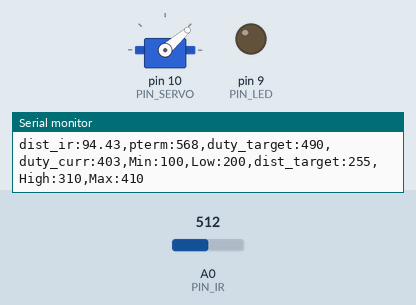
A sketch run on a simulated Arduino Uno, built with avr-gcc and run on an emulated ATmega328P. Shown: servo, output pins drawn as LEDs (lit = HIGH), the last lines printed to the serial monitor. Inputs (shaded band) come from the test bench; at power-on: A0 (PIN_IR) = 512.

Above: at 1.2 s.
1.3 s: A0 (PIN_IR) set to 122
2.8 s: A0 (PIN_IR) set to 265
At 4.0 s:
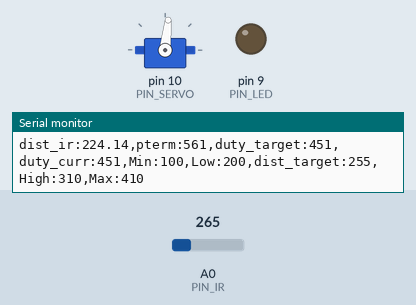
4.8 s: A0 (PIN_IR) set to 306
At 6.2 s:
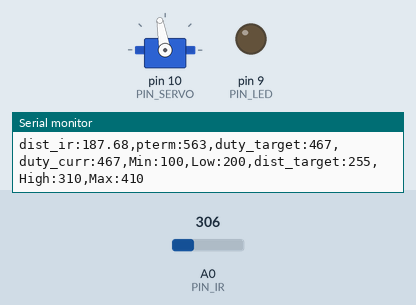
6.5 s: A0 (PIN_IR) set to 420
At 7.8 s:
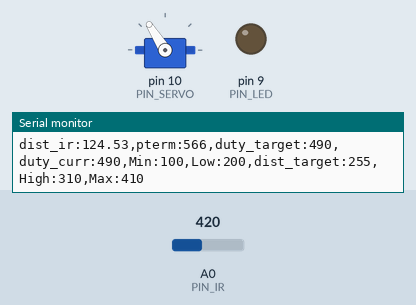
Timing chart, 0 to 9.3 s (numbered marks = the images above; inputs shaded):
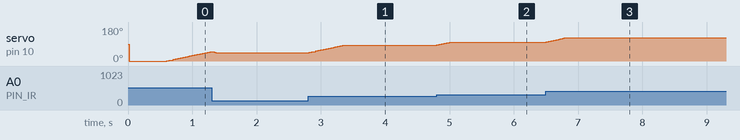

Measured:
- after the input at 2.8 s, servo on pin 10 (PIN_SERVO): moves from 44° to 84° over 0.52 s, starting at once
- after the input at 4.8 s, servo on pin 10 (PIN_SERVO): 84° → 100° at once
- after the input at 6.5 s, servo on pin 10 (PIN_SERVO): moves from 100° to 122° over 0.28 s, starting at once

The sketch:

Proportional_Control.ino
```cpp
#include <Servo.h>

/////////////////////////////
// Configurable parameters //
/////////////////////////////

// Arduino pin assignment
#define PIN_LED 9         // [1234] LED를 아두이노 GPIO 9번 핀에 연결
#define PIN_SERVO 10    // [3069] 서보모터를 아두이노 GPIO 10번 핀에 연결
#define PIN_IR A0     // [3070] 적외선 센서를 아두이노 아날로그 A0핀에 연결

// Framework setting
#define _DIST_TARGET 255    // [2635] 목표하는 위치
#define _DIST_MIN 100   //[3050] 거리의 최솟값이 100mm
#define _DIST_MAX 410                   //[3068] 거리의 최대값 410mm

// Distance sensor
#define _DIST_ALPHA 0.5   //[3054] 센서 보정정도
          // [3131] EMA필터값
// Servo range
#define _DUTY_MIN 1000    // [3052] 서보의 최소각도를 microseconds로 표현
#define _DUTY_NEU 1450    // [3070] 레일플레이트 중립위치를 만드는 서보 duty값
#define _DUTY_MAX 1800                //[3062] 서보의 최대각도의 microseconds의 값

// Servo speed control
#define _SERVO_ANGLE 30   // [3131] 최대 가동범위에 따른 목표 서보 회전각
#define _SERVO_SPEED 30   //[3064] 서보 속도를 30으로

// Event periods
#define _INTERVAL_DIST 20   // [2635] 적외선센서 업데이트 주기
#define _INTERVAL_SERVO 20  // [2635] 서보 업데이트 주기
#define _INTERVAL_SERIAL 100  // [3070] 시리얼 플로터 갱신 속도

// PID parameters
#define _KP 5.0  // [2635] P 이득 비율(?)
#define _KI 0.0   // [2635] I 이득 비율
#define _KD 0.0 // [2635] D 이득 비율


//////////////////////
// global variables //
//////////////////////

// Servo instance
Servo myservo; // [3070] 서보 객체 생성

// Distance sensor
float dist_target; // [1234] location to send the ball
float dist_raw, dist_ema; // [3070] 거리와 노이즈 필터 적용 후 거리를 저장하기 위한 변수

// Event periods
unsigned long last_sampling_time_dist, last_sampling_time_servo,
last_sampling_time_serial;
// [2635] 각 이벤트별 업데이트를 위해 측정하는 시간
//[3054] 마지막으로 측정한 거리, 마지막으로 측정한 서보 각도

bool event_dist, event_servo, event_serial; // [2635] 이벤트별 이번 루프에서 업데이트 여부

// Servo speed control
int duty_chg_per_interval; // [3055] 서보속도 제어를 위한 변수 선언
int duty_target, duty_curr; // [3131] 목표duty, 현재duty

// PID variables
float error_curr, error_prev, control, pterm, dterm, iterm; // [3070] PID 제어를 위한 현재 오차, 이전오차, 컨트롤(?), p 값, d 값, i 값 변수 선언


void setup() {
// initialize GPIO pins for LED and attach servo
  pinMode(PIN_LED, OUTPUT); //[3062] 핀 LED 활성화
  myservo.attach(PIN_SERVO); // [3070] 서보 구동을 위한 서보 초기화

// initialize global variables
duty_target, duty_curr = _DIST_MIN; // [3055] duty_target, duty_curr 초기화
last_sampling_time_dist, last_sampling_time_servo, last_sampling_time_serial = 0;
// [3055] 샘플링 타임 변수 초기화
dist_raw, dist_ema = _DIST_MIN; // [3055] dist 변수 초기화
pterm = iterm = dterm = 0; // [2635] pid 제어값에서 우선 p 만 사용하도록

// move servo to neutral position
  myservo.writeMicroseconds(_DUTY_NEU);

// initialize serial port
  Serial.begin(57600);

// convert angle speed into duty change per interval.
  duty_chg_per_interval = (_DUTY_MAX - _DUTY_MIN)/(float)(_SERVO_ANGLE) * (_SERVO_SPEED /1000.0)*_INTERVAL_SERVO;
  // [3131] 설정한 서보 스피드에 따른 duty change per interval 값을 변환

}


void loop() {
    // [3055] indentation 수정(space 4칸)
    /////////////////////
    // Event generator //
    /////////////////////
    unsigned long time_curr = millis(); // [3070] 이벤트 업데이트 주기 계산을 위한 현재 시간
    // [3070] 이벤트 주기가 돌아올때까지 현재시간과 비교하며 기다리도록 함.
    if(time_curr >= last_sampling_time_dist + _INTERVAL_DIST) {
        last_sampling_time_dist += _INTERVAL_DIST;
        event_dist = true;
    }
    if(time_curr >= last_sampling_time_servo + _INTERVAL_SERVO) {
        last_sampling_time_servo += _INTERVAL_SERVO;
        event_servo = true;
    }
    if(time_curr >= last_sampling_time_serial + _INTERVAL_SERIAL) {
        last_sampling_time_serial += _INTERVAL_SERIAL;
        event_serial = true;
    }

    ////////////////////
    // Event handlers //
    ////////////////////

    if(event_dist) {
        event_dist = false; // [2635] 업데이트 대기
        // get a distance reading from the distance sensor
        dist_raw = ir_distance_filtered(); // [2635] 센서 값 받아와서 변수에 저장
        dist_ema = _DIST_ALPHA * dist_raw + (1 - _DIST_ALPHA) * dist_ema;
        // [3055] dist_ema 설정

        // PID control logic
        error_curr = _DIST_TARGET - dist_ema; // [2635] 오차 계산
        pterm = error_curr; // [2635] p값은 오차
        control = _KP * pterm + _KI * iterm +  _KD * dterm; // [2635] control 값, i와 d는 현재 0

        // duty_target = f(duty_neutral, control)
        duty_target = (_DUTY_NEU + (control))*0.88; //

  // keep duty_target value within the range of [_DUTY_MIN, _DUTY_MAX]
        if(duty_target < _DUTY_MIN)  // [2635] 양극값 넘어가는 경우 극값으로 제한
        {
            duty_target = _DUTY_MIN;
        }
        if(duty_target > _DUTY_MAX)
        {
            duty_target = _DUTY_MAX;
        }
  }

    if(event_servo) {
        event_servo = false; // [2635] 업데이트 대기
        // adjust duty_curr toward duty_target by duty_chg_per_interval
        if(duty_target > duty_curr) { // [3070]
          duty_curr += duty_chg_per_interval;
        if(duty_curr > duty_target)
          duty_curr = duty_target;
    }
    else {
        duty_curr -= duty_chg_per_interval;
        if(duty_curr < duty_target)
          duty_curr = duty_target;
    }

        // update servo position
        myservo.writeMicroseconds((int)duty_curr); // [3070]

        event_servo = false; // [3055] 모든 작업이 끝나면 이벤트를 다시 false로
    }

    if(event_serial) {
    event_serial = false; // [3070] 이벤트 주기가 왔다면 다시 false로 만들고 이벤트를 수행
    Serial.print("dist_ir:");
    Serial.print(dist_ema);
    Serial.print(",pterm:");
    Serial.print(map(pterm,-1000,1000,510,610));
    Serial.print(",duty_target:");
    Serial.print(map(duty_target,1000,2000,410,510));
    Serial.print(",duty_curr:");
    Serial.print(map(duty_curr,1000,2000,410,510));
    Serial.println(",Min:100,Low:200,dist_target:255,High:310,Max:410");

        event_serial = false; // [3055] event_serial false로 변경
    }
}

float ir_distance(void){ // return value unit: mm
    float val; // [3055] 변수 val 선언
    float volt = float(analogRead(PIN_IR)); // [3055] volt변수에 적외선 센서 측정값 입력
    val = ((6762.0/(volt-9.0))-4.0) * 10.0; // [3055] volt 값 보정
    return val; // [3055] val 리턴
}

float ir_distance_filtered(void){ // return value unit: mm
  return ir_distance(); // for now, just use ir_distance() without noise filter.
}
```
